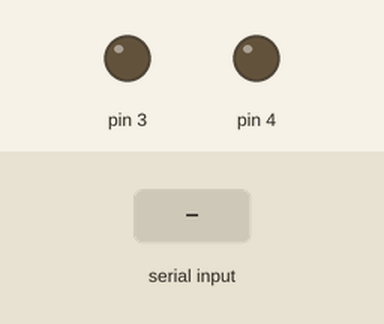
A sketch run on a simulated Arduino Uno, built with avr-gcc and run on an emulated ATmega328P. Parts: output pins drawn as LEDs (lit = HIGH). The test bench sets the inputs (shaded band).

Above: at 1.2 s.
1.3 s: "0" received over Serial
At 2.5 s:
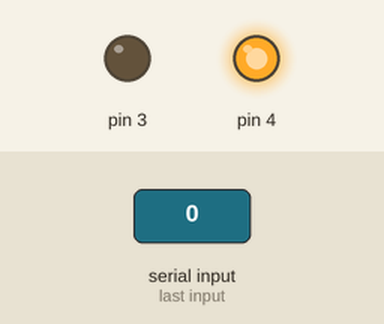
2.8 s: "1" received over Serial
At 4.2 s:
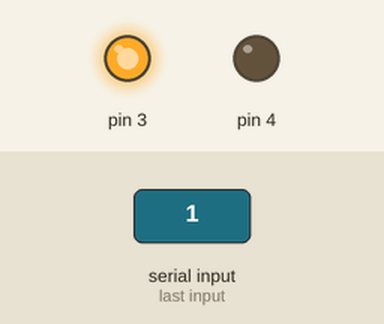
Timing chart, 0 to 5.8 s (numbered marks = the images above; inputs shaded):
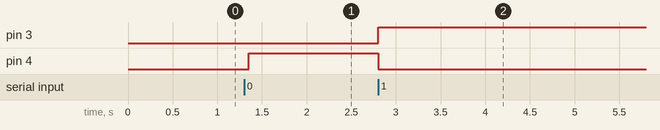

Measured:
- after the input at 1.3 s, pin 4: LOW → HIGH after 0.05 s
- after the input at 2.8 s, pin 3: LOW → HIGH at once; pin 4: HIGH → LOW at once

The sketch:

bluetooth.ino
```cpp
char INBYTE;

void setup() {
  Serial.begin(9600);
  pinMode(3, OUTPUT);
  pinMode(4, OUTPUT);
}

void loop() {
  INBYTE = Serial.read();        // read next available byte
  if( INBYTE == '0' )
  {        digitalWrite(3, LOW);
         digitalWrite(4, HIGH);
 }
 if( INBYTE == '1' ) //Forward
{ digitalWrite(3, HIGH);
digitalWrite(4, LOW);
 }
  delay(50);
}
```
